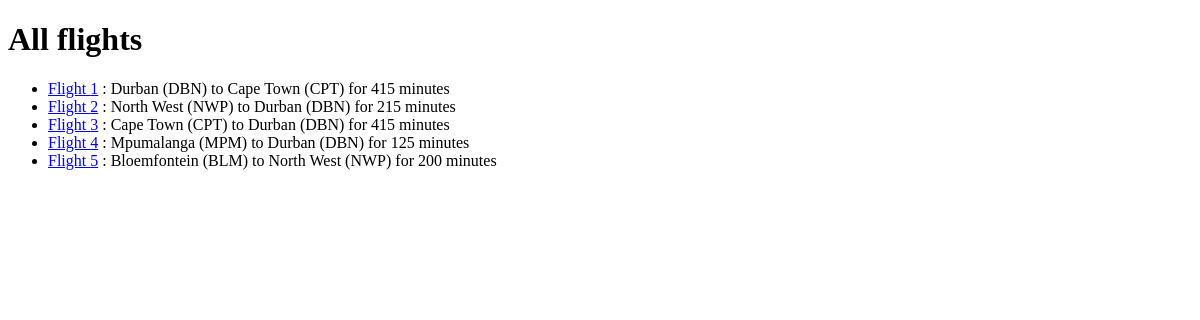
/flights, run on an earlier commit of the app's database.
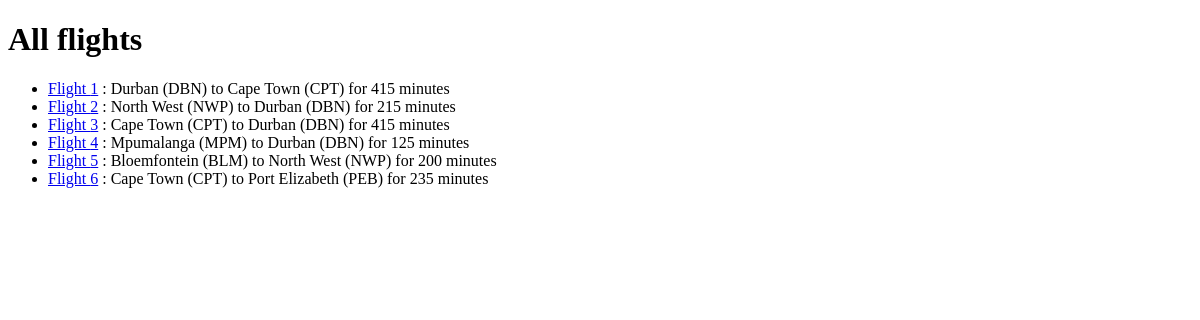
And on a later commit of the database.
### Flights/models.py (models this page shows, shortened)
class Flight(models.Model):
    origin = models.ForeignKey( Airport, on_delete=models.CASCADE, related_name="departures" )
    destination = models.ForeignKey( Airport, on_delete=models.CASCADE, related_name="arrivals" )
    duration = models.IntegerField()

class Airport(models.Model):
    code = models.CharField(max_length=3)
    city = models.CharField(max_length=64)
    def __str__(self):
        return f"{self.city} ({self.code})"

### Flights/views.py (the view)
# urls.py: path( '', views.index, name='index' ),
def index(request):
    return render( request, "Flights/index.html", {
        "flights": Flight.objects.all(),
    } )

### Flights/templates/Flights/index.html (shortened to what this page needs)
{% extends 'Flights/layout.html' %}
{% block body %}
    <h1> All flights </h1>
    <ul>
        {% for flight in flights %}
        <li>
            <a href="{% url 'flights:flight' flight.id %}">Flight {{ flight.id }}</a>
            : {{ flight.origin }} to {{ flight.destination }} for {{ flight.duration }} minutes
        </li>
        {% endfor %}
    </ul>
{% endblock %}

### Flights/templates/Flights/layout.html (shortened to what this page needs)
{% load static %}
<!DOCTYPE html>
<html lang="en">
<head>
</head>
<body>
    {% block body %}
    {% endblock %}
</body>
</html>

What changed in the data, as far as the page shows it:
added Flight: id "6", origin "Cape Town (CPT)", destination "Port Elizabeth (PEB)", duration "235"
